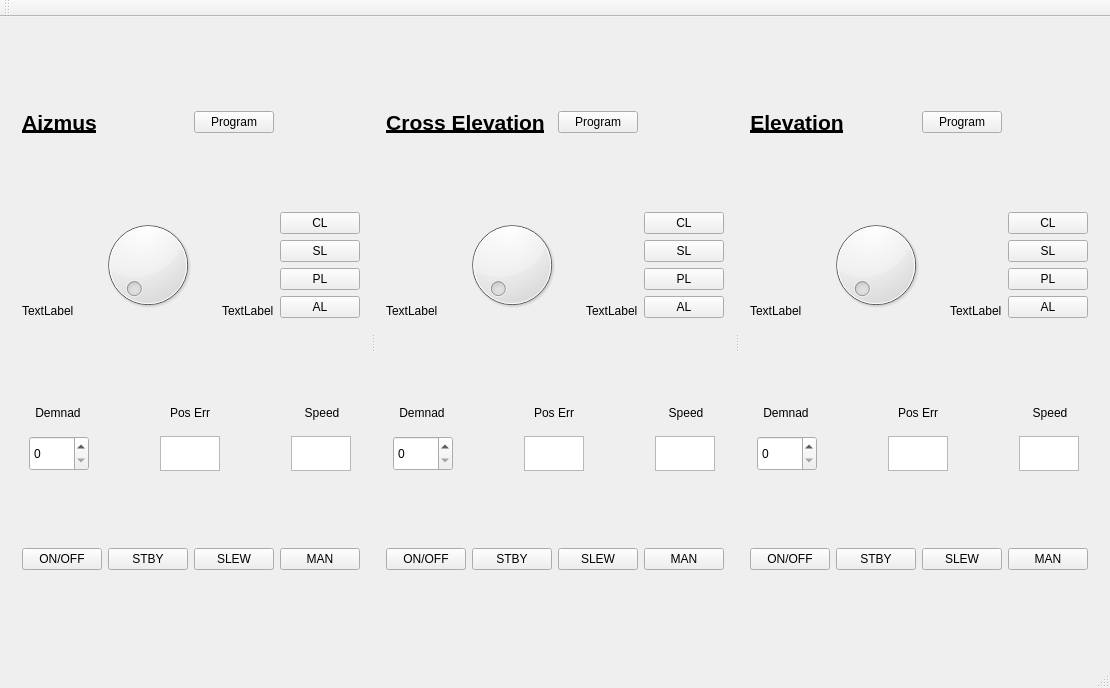
<?xml version="1.0" encoding="UTF-8"?>
<ui version="4.0">
 <class>MainWindow</class>
 <widget class="QMainWindow" name="MainWindow">
  <property name="geometry">
   <rect>
    <x>0</x>
    <y>0</y>
    <width>1095</width>
    <height>688</height>
   </rect>
  </property>
  <property name="windowTitle">
   <string>MainWindow</string>
  </property>
  <widget class="QWidget" name="centralWidget">
   <layout class="QHBoxLayout" name="horizontalLayout_21">
    <item>
     <widget class="QSplitter" name="splitter">
      <property name="orientation">
       <enum>Qt::Horizontal</enum>
      </property>
      <widget class="QWidget" name="">
       <layout class="QGridLayout" name="gridLayoutAizmus">
        <item row="0" column="0">
         <layout class="QHBoxLayout" name="horizontalLayout">
          <item>
           <widget class="QLabel" name="label_4">
            <property name="font">
             <font>
              <pointsize>16</pointsize>
              <weight>75</weight>
              <bold>true</bold>
              <underline>true</underline>
             </font>
            </property>
            <property name="text">
             <string>Aizmus</string>
            </property>
            <property name="alignment">
             <set>Qt::AlignCenter</set>
            </property>
           </widget>
          </item>
          <item>
           <spacer name="horizontalSpacer">
            <property name="orientation">
             <enum>Qt::Horizontal</enum>
            </property>
            <property name="sizeHint" stdset="0">
             <size>
              <width>128</width>
              <height>20</height>
             </size>
            </property>
           </spacer>
          </item>
          <item>
           <widget class="QPushButton" name="pushButton_10">
            <property name="text">
             <string>Program</string>
            </property>
           </widget>
          </item>
         </layout>
        </item>
        <item row="1" column="1">
         <layout class="QVBoxLayout" name="verticalLayout">
          <item>
           <widget class="QPushButton" name="pushButton_12">
            <property name="sizePolicy">
             <sizepolicy hsizetype="Fixed" vsizetype="Fixed">
              <horstretch>0</horstretch>
              <verstretch>0</verstretch>
             </sizepolicy>
            </property>
            <property name="text">
             <string>CL</string>
            </property>
           </widget>
          </item>
          <item>
           <widget class="QPushButton" name="pushButton_14">
            <property name="sizePolicy">
             <sizepolicy hsizetype="Fixed" vsizetype="Fixed">
              <horstretch>0</horstretch>
              <verstretch>0</verstretch>
             </sizepolicy>
            </property>
            <property name="text">
             <string>SL</string>
            </property>
           </widget>
          </item>
          <item>
           <widget class="QPushButton" name="pushButton_11">
            <property name="sizePolicy">
             <sizepolicy hsizetype="Fixed" vsizetype="Fixed">
              <horstretch>0</horstretch>
              <verstretch>0</verstretch>
             </sizepolicy>
            </property>
            <property name="text">
             <string>PL</string>
            </property>
           </widget>
          </item>
          <item>
           <widget class="QPushButton" name="pushButton_13">
            <property name="sizePolicy">
             <sizepolicy hsizetype="Fixed" vsizetype="Fixed">
              <horstretch>0</horstretch>
              <verstretch>0</verstretch>
             </sizepolicy>
            </property>
            <property name="text">
             <string>AL</string>
            </property>
           </widget>
          </item>
         </layout>
        </item>
        <item row="2" column="0" colspan="2">
         <layout class="QVBoxLayout" name="verticalLayout_2">
          <item>
           <layout class="QHBoxLayout" name="horizontalLayout_5">
            <item>
             <widget class="QLabel" name="label_8">
              <property name="sizePolicy">
               <sizepolicy hsizetype="Fixed" vsizetype="Fixed">
                <horstretch>0</horstretch>
                <verstretch>0</verstretch>
               </sizepolicy>
              </property>
              <property name="maximumSize">
               <size>
                <width>60</width>
                <height>35</height>
               </size>
              </property>
              <property name="text">
               <string>Demnad</string>
              </property>
              <property name="alignment">
               <set>Qt::AlignCenter</set>
              </property>
              <property name="buddy">
               <cstring>spinBox_2</cstring>
              </property>
             </widget>
            </item>
            <item>
             <spacer name="horizontalSpacer_6">
              <property name="orientation">
               <enum>Qt::Horizontal</enum>
              </property>
              <property name="sizeType">
               <enum>QSizePolicy::Fixed</enum>
              </property>
              <property name="sizeHint" stdset="0">
               <size>
                <width>60</width>
                <height>20</height>
               </size>
              </property>
             </spacer>
            </item>
            <item>
             <widget class="QLabel" name="label_9">
              <property name="sizePolicy">
               <sizepolicy hsizetype="Fixed" vsizetype="Fixed">
                <horstretch>0</horstretch>
                <verstretch>0</verstretch>
               </sizepolicy>
              </property>
              <property name="maximumSize">
               <size>
                <width>60</width>
                <height>35</height>
               </size>
              </property>
              <property name="text">
               <string>Pos Err</string>
              </property>
              <property name="alignment">
               <set>Qt::AlignCenter</set>
              </property>
              <property name="buddy">
               <cstring>textEdit_3</cstring>
              </property>
             </widget>
            </item>
            <item>
             <spacer name="horizontalSpacer_7">
              <property name="orientation">
               <enum>Qt::Horizontal</enum>
              </property>
              <property name="sizeType">
               <enum>QSizePolicy::Fixed</enum>
              </property>
              <property name="sizeHint" stdset="0">
               <size>
                <width>60</width>
                <height>20</height>
               </size>
              </property>
             </spacer>
            </item>
            <item>
             <widget class="QLabel" name="label_7">
              <property name="sizePolicy">
               <sizepolicy hsizetype="Fixed" vsizetype="Fixed">
                <horstretch>0</horstretch>
                <verstretch>0</verstretch>
               </sizepolicy>
              </property>
              <property name="maximumSize">
               <size>
                <width>60</width>
                <height>35</height>
               </size>
              </property>
              <property name="text">
               <string>Speed</string>
              </property>
              <property name="alignment">
               <set>Qt::AlignCenter</set>
              </property>
              <property name="buddy">
               <cstring>textEdit_4</cstring>
              </property>
             </widget>
            </item>
           </layout>
          </item>
          <item>
           <layout class="QHBoxLayout" name="horizontalLayout_4">
            <item>
             <widget class="QSpinBox" name="spinBox_2">
              <property name="sizePolicy">
               <sizepolicy hsizetype="Fixed" vsizetype="Fixed">
                <horstretch>0</horstretch>
                <verstretch>0</verstretch>
               </sizepolicy>
              </property>
              <property name="maximumSize">
               <size>
                <width>60</width>
                <height>35</height>
               </size>
              </property>
             </widget>
            </item>
            <item>
             <spacer name="horizontalSpacer_4">
              <property name="orientation">
               <enum>Qt::Horizontal</enum>
              </property>
              <property name="sizeType">
               <enum>QSizePolicy::Fixed</enum>
              </property>
              <property name="sizeHint" stdset="0">
               <size>
                <width>58</width>
                <height>20</height>
               </size>
              </property>
             </spacer>
            </item>
            <item>
             <widget class="QTextEdit" name="textEdit_3">
              <property name="sizePolicy">
               <sizepolicy hsizetype="Fixed" vsizetype="Fixed">
                <horstretch>0</horstretch>
                <verstretch>0</verstretch>
               </sizepolicy>
              </property>
              <property name="maximumSize">
               <size>
                <width>60</width>
                <height>35</height>
               </size>
              </property>
             </widget>
            </item>
            <item>
             <spacer name="horizontalSpacer_5">
              <property name="orientation">
               <enum>Qt::Horizontal</enum>
              </property>
              <property name="sizeType">
               <enum>QSizePolicy::Fixed</enum>
              </property>
              <property name="sizeHint" stdset="0">
               <size>
                <width>58</width>
                <height>20</height>
               </size>
              </property>
             </spacer>
            </item>
            <item>
             <widget class="QTextEdit" name="textEdit_4">
              <property name="sizePolicy">
               <sizepolicy hsizetype="Fixed" vsizetype="Fixed">
                <horstretch>0</horstretch>
                <verstretch>0</verstretch>
               </sizepolicy>
              </property>
              <property name="maximumSize">
               <size>
                <width>60</width>
                <height>35</height>
               </size>
              </property>
             </widget>
            </item>
           </layout>
          </item>
         </layout>
        </item>
        <item row="3" column="0" colspan="2">
         <layout class="QHBoxLayout" name="horizontalLayout_3">
          <item>
           <widget class="QPushButton" name="pushButton_15">
            <property name="text">
             <string>ON/OFF</string>
            </property>
           </widget>
          </item>
          <item>
           <widget class="QPushButton" name="pushButton_18">
            <property name="text">
             <string>STBY</string>
            </property>
           </widget>
          </item>
          <item>
           <widget class="QPushButton" name="pushButton_17">
            <property name="text">
             <string>SLEW</string>
            </property>
           </widget>
          </item>
          <item>
           <widget class="QPushButton" name="pushButton_16">
            <property name="text">
             <string>MAN</string>
            </property>
           </widget>
          </item>
         </layout>
        </item>
        <item row="1" column="0">
         <layout class="QHBoxLayout" name="horizontalLayout_2">
          <item>
           <widget class="QLabel" name="label_5">
            <property name="text">
             <string>TextLabel</string>
            </property>
            <property name="alignment">
             <set>Qt::AlignBottom|Qt::AlignLeading|Qt::AlignLeft</set>
            </property>
            <property name="buddy">
             <cstring>dial_2</cstring>
            </property>
           </widget>
          </item>
          <item>
           <spacer name="horizontalSpacer_2">
            <property name="orientation">
             <enum>Qt::Horizontal</enum>
            </property>
            <property name="sizeHint" stdset="0">
             <size>
              <width>18</width>
              <height>20</height>
             </size>
            </property>
           </spacer>
          </item>
          <item>
           <widget class="QDial" name="dial_2"/>
          </item>
          <item>
           <spacer name="horizontalSpacer_3">
            <property name="orientation">
             <enum>Qt::Horizontal</enum>
            </property>
            <property name="sizeHint" stdset="0">
             <size>
              <width>18</width>
              <height>20</height>
             </size>
            </property>
           </spacer>
          </item>
          <item>
           <widget class="QLabel" name="label_6">
            <property name="sizePolicy">
             <sizepolicy hsizetype="Preferred" vsizetype="Preferred">
              <horstretch>0</horstretch>
              <verstretch>0</verstretch>
             </sizepolicy>
            </property>
            <property name="text">
             <string>TextLabel</string>
            </property>
            <property name="alignment">
             <set>Qt::AlignBottom|Qt::AlignLeading|Qt::AlignLeft</set>
            </property>
            <property name="buddy">
             <cstring>dial_2</cstring>
            </property>
           </widget>
          </item>
         </layout>
        </item>
       </layout>
      </widget>
      <widget class="QWidget" name="layoutWidget">
       <layout class="QGridLayout" name="gridLayoutCrossElevation">
        <item row="0" column="0">
         <layout class="QHBoxLayout" name="horizontalLayout_11">
          <item>
           <widget class="QLabel" name="label_17">
            <property name="font">
             <font>
              <pointsize>16</pointsize>
              <weight>75</weight>
              <bold>true</bold>
              <underline>true</underline>
             </font>
            </property>
            <property name="text">
             <string>Cross Elevation</string>
            </property>
            <property name="alignment">
             <set>Qt::AlignCenter</set>
            </property>
           </widget>
          </item>
          <item>
           <spacer name="horizontalSpacer_15">
            <property name="orientation">
             <enum>Qt::Horizontal</enum>
            </property>
            <property name="sizeHint" stdset="0">
             <size>
              <width>128</width>
              <height>20</height>
             </size>
            </property>
           </spacer>
          </item>
          <item>
           <widget class="QPushButton" name="pushButton_28">
            <property name="text">
             <string>Program</string>
            </property>
           </widget>
          </item>
         </layout>
        </item>
        <item row="1" column="1">
         <layout class="QVBoxLayout" name="verticalLayout_5">
          <item>
           <widget class="QPushButton" name="pushButton_29">
            <property name="sizePolicy">
             <sizepolicy hsizetype="Fixed" vsizetype="Fixed">
              <horstretch>0</horstretch>
              <verstretch>0</verstretch>
             </sizepolicy>
            </property>
            <property name="text">
             <string>CL</string>
            </property>
           </widget>
          </item>
          <item>
           <widget class="QPushButton" name="pushButton_30">
            <property name="sizePolicy">
             <sizepolicy hsizetype="Fixed" vsizetype="Fixed">
              <horstretch>0</horstretch>
              <verstretch>0</verstretch>
             </sizepolicy>
            </property>
            <property name="text">
             <string>SL</string>
            </property>
           </widget>
          </item>
          <item>
           <widget class="QPushButton" name="pushButton_31">
            <property name="sizePolicy">
             <sizepolicy hsizetype="Fixed" vsizetype="Fixed">
              <horstretch>0</horstretch>
              <verstretch>0</verstretch>
             </sizepolicy>
            </property>
            <property name="text">
             <string>PL</string>
            </property>
           </widget>
          </item>
          <item>
           <widget class="QPushButton" name="pushButton_32">
            <property name="sizePolicy">
             <sizepolicy hsizetype="Fixed" vsizetype="Fixed">
              <horstretch>0</horstretch>
              <verstretch>0</verstretch>
             </sizepolicy>
            </property>
            <property name="text">
             <string>AL</string>
            </property>
           </widget>
          </item>
         </layout>
        </item>
        <item row="2" column="0" colspan="2">
         <layout class="QVBoxLayout" name="verticalLayout_6">
          <item>
           <layout class="QHBoxLayout" name="horizontalLayout_12">
            <item>
             <widget class="QLabel" name="label_18">
              <property name="sizePolicy">
               <sizepolicy hsizetype="Fixed" vsizetype="Fixed">
                <horstretch>0</horstretch>
                <verstretch>0</verstretch>
               </sizepolicy>
              </property>
              <property name="maximumSize">
               <size>
                <width>60</width>
                <height>35</height>
               </size>
              </property>
              <property name="text">
               <string>Demnad</string>
              </property>
              <property name="alignment">
               <set>Qt::AlignCenter</set>
              </property>
              <property name="buddy">
               <cstring>spinBox_2</cstring>
              </property>
             </widget>
            </item>
            <item>
             <spacer name="horizontalSpacer_16">
              <property name="orientation">
               <enum>Qt::Horizontal</enum>
              </property>
              <property name="sizeType">
               <enum>QSizePolicy::Fixed</enum>
              </property>
              <property name="sizeHint" stdset="0">
               <size>
                <width>60</width>
                <height>20</height>
               </size>
              </property>
             </spacer>
            </item>
            <item>
             <widget class="QLabel" name="label_19">
              <property name="sizePolicy">
               <sizepolicy hsizetype="Fixed" vsizetype="Fixed">
                <horstretch>0</horstretch>
                <verstretch>0</verstretch>
               </sizepolicy>
              </property>
              <property name="maximumSize">
               <size>
                <width>60</width>
                <height>35</height>
               </size>
              </property>
              <property name="text">
               <string>Pos Err</string>
              </property>
              <property name="alignment">
               <set>Qt::AlignCenter</set>
              </property>
              <property name="buddy">
               <cstring>textEdit_3</cstring>
              </property>
             </widget>
            </item>
            <item>
             <spacer name="horizontalSpacer_17">
              <property name="orientation">
               <enum>Qt::Horizontal</enum>
              </property>
              <property name="sizeType">
               <enum>QSizePolicy::Fixed</enum>
              </property>
              <property name="sizeHint" stdset="0">
               <size>
                <width>60</width>
                <height>20</height>
               </size>
              </property>
             </spacer>
            </item>
            <item>
             <widget class="QLabel" name="label_20">
              <property name="sizePolicy">
               <sizepolicy hsizetype="Fixed" vsizetype="Fixed">
                <horstretch>0</horstretch>
                <verstretch>0</verstretch>
               </sizepolicy>
              </property>
              <property name="maximumSize">
               <size>
                <width>60</width>
                <height>35</height>
               </size>
              </property>
              <property name="text">
               <string>Speed</string>
              </property>
              <property name="alignment">
               <set>Qt::AlignCenter</set>
              </property>
              <property name="buddy">
               <cstring>textEdit_4</cstring>
              </property>
             </widget>
            </item>
           </layout>
          </item>
          <item>
           <layout class="QHBoxLayout" name="horizontalLayout_13">
            <item>
             <widget class="QSpinBox" name="spinBox_4">
              <property name="sizePolicy">
               <sizepolicy hsizetype="Fixed" vsizetype="Fixed">
                <horstretch>0</horstretch>
                <verstretch>0</verstretch>
               </sizepolicy>
              </property>
              <property name="maximumSize">
               <size>
                <width>60</width>
                <height>35</height>
               </size>
              </property>
             </widget>
            </item>
            <item>
             <spacer name="horizontalSpacer_18">
              <property name="orientation">
               <enum>Qt::Horizontal</enum>
              </property>
              <property name="sizeType">
               <enum>QSizePolicy::Fixed</enum>
              </property>
              <property name="sizeHint" stdset="0">
               <size>
                <width>58</width>
                <height>20</height>
               </size>
              </property>
             </spacer>
            </item>
            <item>
             <widget class="QTextEdit" name="textEdit_7">
              <property name="sizePolicy">
               <sizepolicy hsizetype="Fixed" vsizetype="Fixed">
                <horstretch>0</horstretch>
                <verstretch>0</verstretch>
               </sizepolicy>
              </property>
              <property name="maximumSize">
               <size>
                <width>60</width>
                <height>35</height>
               </size>
              </property>
             </widget>
            </item>
            <item>
             <spacer name="horizontalSpacer_19">
              <property name="orientation">
               <enum>Qt::Horizontal</enum>
              </property>
              <property name="sizeType">
               <enum>QSizePolicy::Fixed</enum>
              </property>
              <property name="sizeHint" stdset="0">
               <size>
                <width>58</width>
                <height>20</height>
               </size>
              </property>
             </spacer>
            </item>
            <item>
             <widget class="QTextEdit" name="textEdit_8">
              <property name="sizePolicy">
               <sizepolicy hsizetype="Fixed" vsizetype="Fixed">
                <horstretch>0</horstretch>
                <verstretch>0</verstretch>
               </sizepolicy>
              </property>
              <property name="maximumSize">
               <size>
                <width>60</width>
                <height>35</height>
               </size>
              </property>
             </widget>
            </item>
           </layout>
          </item>
         </layout>
        </item>
        <item row="3" column="0" colspan="2">
         <layout class="QHBoxLayout" name="horizontalLayout_14">
          <item>
           <widget class="QPushButton" name="pushButton_33">
            <property name="text">
             <string>ON/OFF</string>
            </property>
           </widget>
          </item>
          <item>
           <widget class="QPushButton" name="pushButton_34">
            <property name="text">
             <string>STBY</string>
            </property>
           </widget>
          </item>
          <item>
           <widget class="QPushButton" name="pushButton_35">
            <property name="text">
             <string>SLEW</string>
            </property>
           </widget>
          </item>
          <item>
           <widget class="QPushButton" name="pushButton_36">
            <property name="text">
             <string>MAN</string>
            </property>
           </widget>
          </item>
         </layout>
        </item>
        <item row="1" column="0">
         <layout class="QHBoxLayout" name="horizontalLayout_15">
          <item>
           <widget class="QLabel" name="label_21">
            <property name="text">
             <string>TextLabel</string>
            </property>
            <property name="alignment">
             <set>Qt::AlignBottom|Qt::AlignLeading|Qt::AlignLeft</set>
            </property>
            <property name="buddy">
             <cstring>dial_2</cstring>
            </property>
           </widget>
          </item>
          <item>
           <spacer name="horizontalSpacer_20">
            <property name="orientation">
             <enum>Qt::Horizontal</enum>
            </property>
            <property name="sizeHint" stdset="0">
             <size>
              <width>18</width>
              <height>20</height>
             </size>
            </property>
           </spacer>
          </item>
          <item>
           <widget class="QDial" name="dial_4"/>
          </item>
          <item>
           <spacer name="horizontalSpacer_21">
            <property name="orientation">
             <enum>Qt::Horizontal</enum>
            </property>
            <property name="sizeHint" stdset="0">
             <size>
              <width>18</width>
              <height>20</height>
             </size>
            </property>
           </spacer>
          </item>
          <item>
           <widget class="QLabel" name="label_22">
            <property name="sizePolicy">
             <sizepolicy hsizetype="Preferred" vsizetype="Preferred">
              <horstretch>0</horstretch>
              <verstretch>0</verstretch>
             </sizepolicy>
            </property>
            <property name="text">
             <string>TextLabel</string>
            </property>
            <property name="alignment">
             <set>Qt::AlignBottom|Qt::AlignLeading|Qt::AlignLeft</set>
            </property>
            <property name="buddy">
             <cstring>dial_2</cstring>
            </property>
           </widget>
          </item>
         </layout>
        </item>
       </layout>
      </widget>
      <widget class="QWidget" name="layoutWidget_2">
       <layout class="QGridLayout" name="gridLayoutElevation">
        <item row="0" column="0">
         <layout class="QHBoxLayout" name="horizontalLayout_16">
          <item>
           <widget class="QLabel" name="label_23">
            <property name="font">
             <font>
              <pointsize>16</pointsize>
              <weight>75</weight>
              <bold>true</bold>
              <underline>true</underline>
             </font>
            </property>
            <property name="text">
             <string>Elevation</string>
            </property>
            <property name="alignment">
             <set>Qt::AlignCenter</set>
            </property>
           </widget>
          </item>
          <item>
           <spacer name="horizontalSpacer_22">
            <property name="orientation">
             <enum>Qt::Horizontal</enum>
            </property>
            <property name="sizeHint" stdset="0">
             <size>
              <width>128</width>
              <height>20</height>
             </size>
            </property>
           </spacer>
          </item>
          <item>
           <widget class="QPushButton" name="pushButton_37">
            <property name="text">
             <string>Program</string>
            </property>
           </widget>
          </item>
         </layout>
        </item>
        <item row="1" column="1">
         <layout class="QVBoxLayout" name="verticalLayout_7">
          <item>
           <widget class="QPushButton" name="pushButton_38">
            <property name="sizePolicy">
             <sizepolicy hsizetype="Fixed" vsizetype="Fixed">
              <horstretch>0</horstretch>
              <verstretch>0</verstretch>
             </sizepolicy>
            </property>
            <property name="text">
             <string>CL</string>
            </property>
           </widget>
          </item>
          <item>
           <widget class="QPushButton" name="pushButton_39">
            <property name="sizePolicy">
             <sizepolicy hsizetype="Fixed" vsizetype="Fixed">
              <horstretch>0</horstretch>
              <verstretch>0</verstretch>
             </sizepolicy>
            </property>
            <property name="text">
             <string>SL</string>
            </property>
           </widget>
          </item>
          <item>
           <widget class="QPushButton" name="pushButton_40">
            <property name="sizePolicy">
             <sizepolicy hsizetype="Fixed" vsizetype="Fixed">
              <horstretch>0</horstretch>
              <verstretch>0</verstretch>
             </sizepolicy>
            </property>
            <property name="text">
             <string>PL</string>
            </property>
           </widget>
          </item>
          <item>
           <widget class="QPushButton" name="pushButton_41">
            <property name="sizePolicy">
             <sizepolicy hsizetype="Fixed" vsizetype="Fixed">
              <horstretch>0</horstretch>
              <verstretch>0</verstretch>
             </sizepolicy>
            </property>
            <property name="text">
             <string>AL</string>
            </property>
           </widget>
          </item>
         </layout>
        </item>
        <item row="2" column="0" colspan="2">
         <layout class="QVBoxLayout" name="verticalLayout_8">
          <item>
           <layout class="QHBoxLayout" name="horizontalLayout_17">
            <item>
             <widget class="QLabel" name="label_24">
              <property name="sizePolicy">
               <sizepolicy hsizetype="Fixed" vsizetype="Fixed">
                <horstretch>0</horstretch>
                <verstretch>0</verstretch>
               </sizepolicy>
              </property>
              <property name="maximumSize">
               <size>
                <width>60</width>
                <height>35</height>
               </size>
              </property>
              <property name="text">
               <string>Demnad</string>
              </property>
              <property name="alignment">
               <set>Qt::AlignCenter</set>
              </property>
              <property name="buddy">
               <cstring>spinBox_2</cstring>
              </property>
             </widget>
            </item>
            <item>
             <spacer name="horizontalSpacer_23">
              <property name="orientation">
               <enum>Qt::Horizontal</enum>
              </property>
              <property name="sizeType">
               <enum>QSizePolicy::Fixed</enum>
              </property>
              <property name="sizeHint" stdset="0">
               <size>
                <width>60</width>
                <height>20</height>
               </size>
              </property>
             </spacer>
            </item>
            <item>
             <widget class="QLabel" name="label_25">
              <property name="sizePolicy">
               <sizepolicy hsizetype="Fixed" vsizetype="Fixed">
                <horstretch>0</horstretch>
                <verstretch>0</verstretch>
               </sizepolicy>
              </property>
              <property name="maximumSize">
               <size>
                <width>60</width>
                <height>35</height>
               </size>
              </property>
              <property name="text">
               <string>Pos Err</string>
              </property>
              <property name="alignment">
               <set>Qt::AlignCenter</set>
              </property>
              <property name="buddy">
               <cstring>textEdit_3</cstring>
              </property>
             </widget>
            </item>
            <item>
             <spacer name="horizontalSpacer_24">
              <property name="orientation">
               <enum>Qt::Horizontal</enum>
              </property>
              <property name="sizeType">
               <enum>QSizePolicy::Fixed</enum>
              </property>
              <property name="sizeHint" stdset="0">
               <size>
                <width>60</width>
                <height>20</height>
               </size>
              </property>
             </spacer>
            </item>
            <item>
             <widget class="QLabel" name="label_26">
              <property name="sizePolicy">
               <sizepolicy hsizetype="Fixed" vsizetype="Fixed">
                <horstretch>0</horstretch>
                <verstretch>0</verstretch>
               </sizepolicy>
              </property>
              <property name="maximumSize">
               <size>
                <width>60</width>
                <height>35</height>
               </size>
              </property>
              <property name="text">
               <string>Speed</string>
              </property>
              <property name="alignment">
               <set>Qt::AlignCenter</set>
              </property>
              <property name="buddy">
               <cstring>textEdit_4</cstring>
              </property>
             </widget>
            </item>
           </layout>
          </item>
          <item>
           <layout class="QHBoxLayout" name="horizontalLayout_18">
            <item>
             <widget class="QSpinBox" name="spinBox_5">
              <property name="sizePolicy">
               <sizepolicy hsizetype="Fixed" vsizetype="Fixed">
                <horstretch>0</horstretch>
                <verstretch>0</verstretch>
               </sizepolicy>
              </property>
              <property name="maximumSize">
               <size>
                <width>60</width>
                <height>35</height>
               </size>
              </property>
             </widget>
            </item>
            <item>
             <spacer name="horizontalSpacer_25">
              <property name="orientation">
               <enum>Qt::Horizontal</enum>
              </property>
              <property name="sizeType">
               <enum>QSizePolicy::Fixed</enum>
              </property>
              <property name="sizeHint" stdset="0">
               <size>
                <width>58</width>
                <height>20</height>
               </size>
              </property>
             </spacer>
            </item>
            <item>
             <widget class="QTextEdit" name="textEdit_9">
              <property name="sizePolicy">
               <sizepolicy hsizetype="Fixed" vsizetype="Fixed">
                <horstretch>0</horstretch>
                <verstretch>0</verstretch>
               </sizepolicy>
              </property>
              <property name="maximumSize">
               <size>
                <width>60</width>
                <height>35</height>
               </size>
              </property>
             </widget>
            </item>
            <item>
             <spacer name="horizontalSpacer_26">
              <property name="orientation">
               <enum>Qt::Horizontal</enum>
              </property>
              <property name="sizeType">
               <enum>QSizePolicy::Fixed</enum>
              </property>
              <property name="sizeHint" stdset="0">
               <size>
                <width>58</width>
                <height>20</height>
               </size>
              </property>
             </spacer>
            </item>
            <item>
             <widget class="QTextEdit" name="textEdit_10">
              <property name="sizePolicy">
               <sizepolicy hsizetype="Fixed" vsizetype="Fixed">
                <horstretch>0</horstretch>
                <verstretch>0</verstretch>
               </sizepolicy>
              </property>
              <property name="maximumSize">
               <size>
                <width>60</width>
                <height>35</height>
               </size>
              </property>
             </widget>
            </item>
           </layout>
          </item>
         </layout>
        </item>
        <item row="3" column="0" colspan="2">
         <layout class="QHBoxLayout" name="horizontalLayout_19">
          <item>
           <widget class="QPushButton" name="pushButton_42">
            <property name="text">
             <string>ON/OFF</string>
            </property>
           </widget>
          </item>
          <item>
           <widget class="QPushButton" name="pushButton_43">
            <property name="text">
             <string>STBY</string>
            </property>
           </widget>
          </item>
          <item>
           <widget class="QPushButton" name="pushButton_44">
            <property name="text">
             <string>SLEW</string>
            </property>
           </widget>
          </item>
          <item>
           <widget class="QPushButton" name="pushButton_45">
            <property name="text">
             <string>MAN</string>
            </property>
           </widget>
          </item>
         </layout>
        </item>
        <item row="1" column="0">
         <layout class="QHBoxLayout" name="horizontalLayout_20">
          <item>
           <widget class="QLabel" name="label_27">
            <property name="text">
             <string>TextLabel</string>
            </property>
            <property name="alignment">
             <set>Qt::AlignBottom|Qt::AlignLeading|Qt::AlignLeft</set>
            </property>
            <property name="buddy">
             <cstring>dial_2</cstring>
            </property>
           </widget>
          </item>
          <item>
           <spacer name="horizontalSpacer_27">
            <property name="orientation">
             <enum>Qt::Horizontal</enum>
            </property>
            <property name="sizeHint" stdset="0">
             <size>
              <width>18</width>
              <height>20</height>
             </size>
            </property>
           </spacer>
          </item>
          <item>
           <widget class="QDial" name="dial_5"/>
          </item>
          <item>
           <spacer name="horizontalSpacer_28">
            <property name="orientation">
             <enum>Qt::Horizontal</enum>
            </property>
            <property name="sizeHint" stdset="0">
             <size>
              <width>18</width>
              <height>20</height>
             </size>
            </property>
           </spacer>
          </item>
          <item>
           <widget class="QLabel" name="label_28">
            <property name="sizePolicy">
             <sizepolicy hsizetype="Preferred" vsizetype="Preferred">
              <horstretch>0</horstretch>
              <verstretch>0</verstretch>
             </sizepolicy>
            </property>
            <property name="text">
             <string>TextLabel</string>
            </property>
            <property name="alignment">
             <set>Qt::AlignBottom|Qt::AlignLeading|Qt::AlignLeft</set>
            </property>
            <property name="buddy">
             <cstring>dial_2</cstring>
            </property>
           </widget>
          </item>
         </layout>
        </item>
       </layout>
      </widget>
     </widget>
    </item>
   </layout>
   <zorder>label_4</zorder>
   <zorder>pushButton_10</zorder>
   <zorder>horizontalSpacer</zorder>
   <zorder>dial_2</zorder>
   <zorder>label_5</zorder>
   <zorder>label_6</zorder>
   <zorder>horizontalSpacer_2</zorder>
   <zorder>horizontalSpacer_3</zorder>
   <zorder>pushButton_11</zorder>
   <zorder>pushButton_12</zorder>
   <zorder>pushButton_13</zorder>
   <zorder>pushButton_14</zorder>
   <zorder>pushButton_12</zorder>
   <zorder>pushButton_15</zorder>
   <zorder>pushButton_16</zorder>
   <zorder>pushButton_17</zorder>
   <zorder>pushButton_18</zorder>
   <zorder>textEdit_3</zorder>
   <zorder>spinBox_2</zorder>
   <zorder>textEdit_4</zorder>
   <zorder>horizontalSpacer_4</zorder>
   <zorder>horizontalSpacer_5</zorder>
   <zorder>label_7</zorder>
   <zorder>label_8</zorder>
   <zorder>label_9</zorder>
   <zorder>horizontalSpacer_6</zorder>
   <zorder>horizontalSpacer_7</zorder>
   <zorder></zorder>
   <zorder>layoutWidget</zorder>
   <zorder>layoutWidget_2</zorder>
  </widget>
  <widget class="QMenuBar" name="menuBar">
   <property name="geometry">
    <rect>
     <x>0</x>
     <y>0</y>
     <width>1095</width>
     <height>21</height>
    </rect>
   </property>
  </widget>
  <widget class="QToolBar" name="mainToolBar">
   <attribute name="toolBarArea">
    <enum>TopToolBarArea</enum>
   </attribute>
   <attribute name="toolBarBreak">
    <bool>false</bool>
   </attribute>
  </widget>
  <widget class="QStatusBar" name="statusBar"/>
 </widget>
 <layoutdefault spacing="6" margin="11"/>
 <resources/>
 <connections>
  <connection>
   <sender>dial_2</sender>
   <signal>valueChanged(int)</signal>
   <receiver>spinBox_2</receiver>
   <slot>setValue(int)</slot>
   <hints>
    <hint type="sourcelabel">
     <x>192</x>
     <y>128</y>
    </hint>
    <hint type="destinationlabel">
     <x>56</x>
     <y>236</y>
    </hint>
   </hints>
  </connection>
  <connection>
   <sender>spinBox_2</sender>
   <signal>valueChanged(int)</signal>
   <receiver>dial_2</receiver>
   <slot>setValue(int)</slot>
   <hints>
    <hint type="sourcelabel">
     <x>71</x>
     <y>248</y>
    </hint>
    <hint type="destinationlabel">
     <x>164</x>
     <y>191</y>
    </hint>
   </hints>
  </connection>
 </connections>
</ui>
